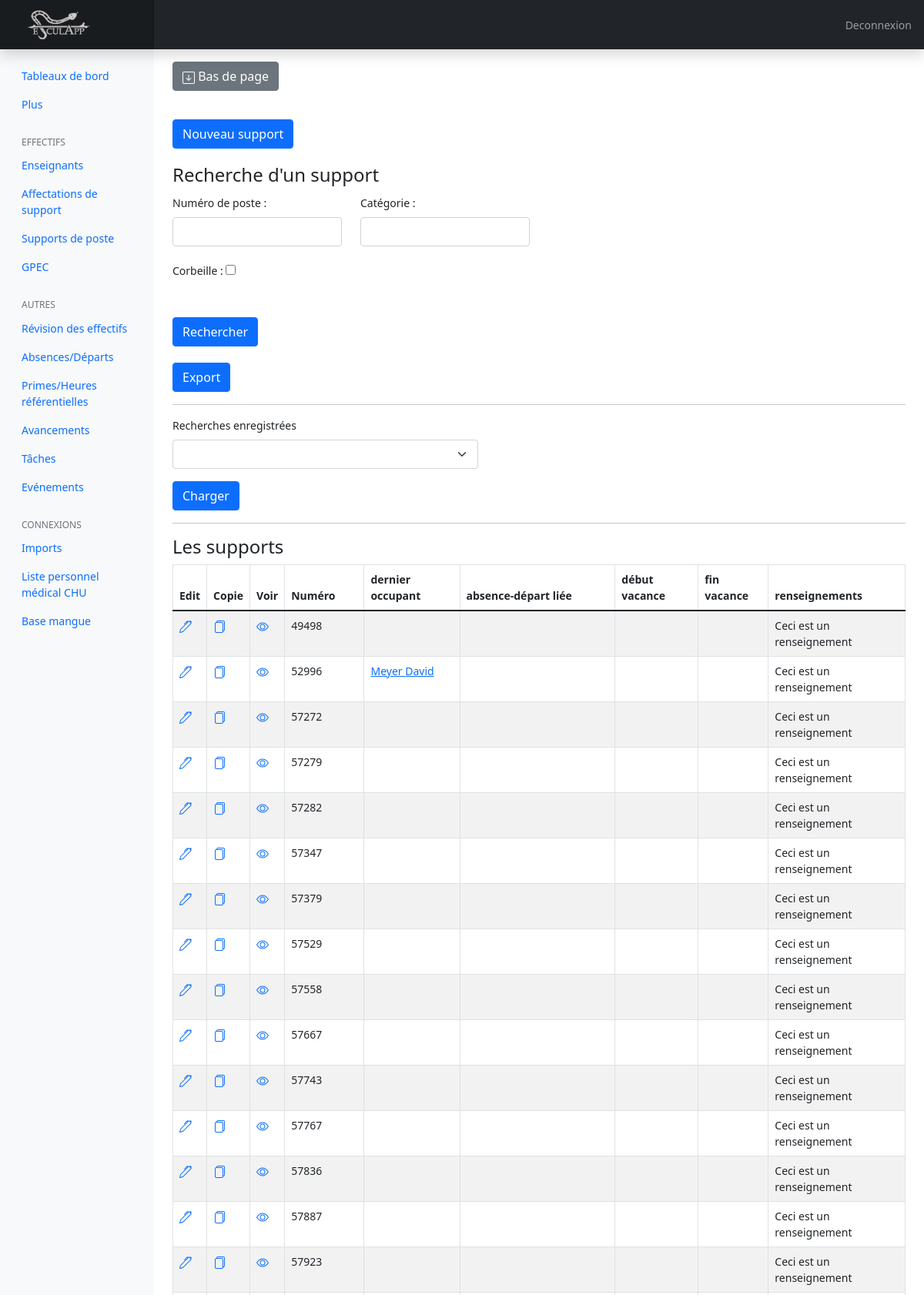
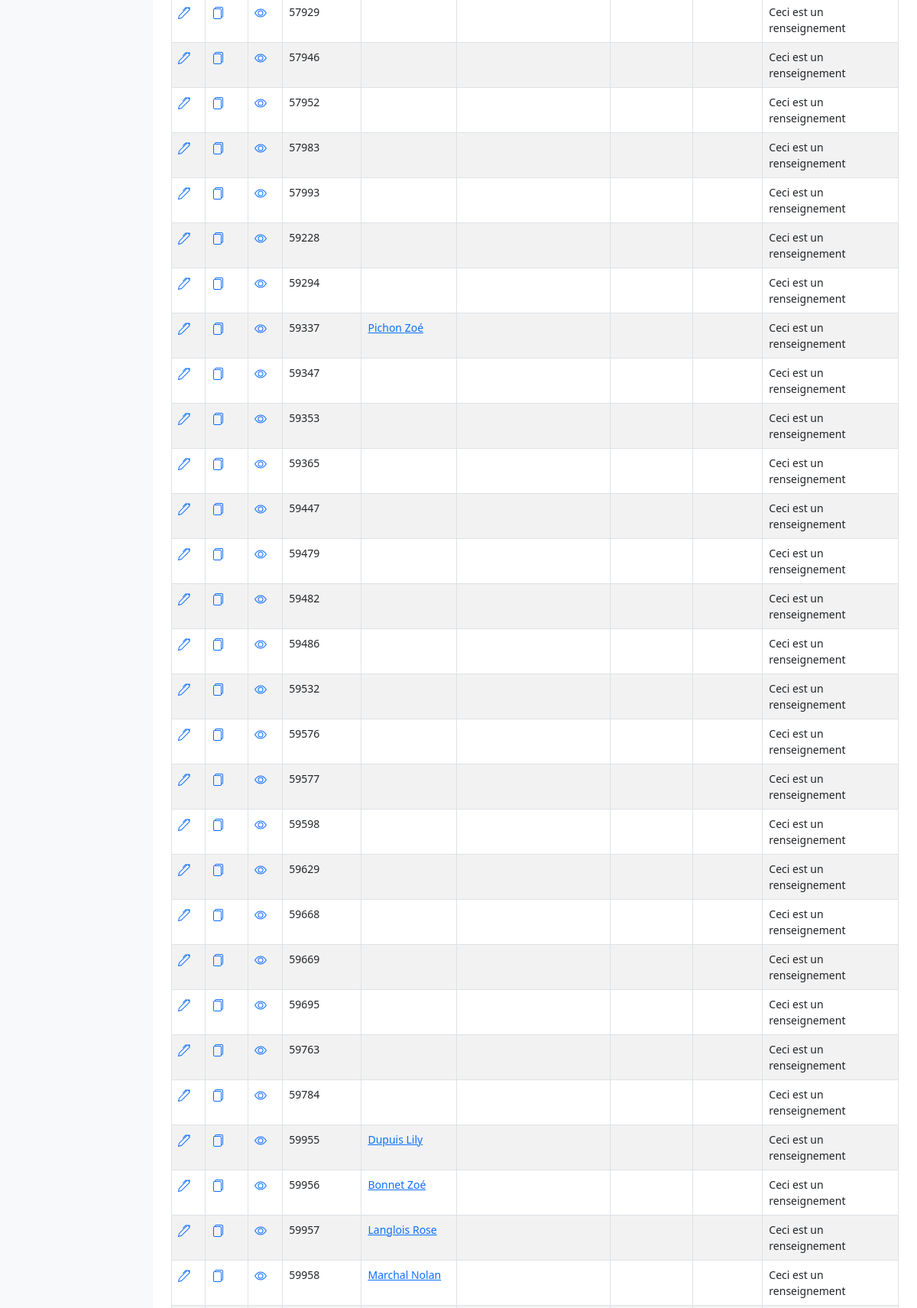
Screenshot of /index.php?action=allSupport (signed in, upper part) with the database file from the repository (2 pictures, top to bottom).
### tables this page shows
CREATE TABLE IF NOT EXISTS `support` (
  `identifiant` int(11) NOT NULL AUTO_INCREMENT,
  `numero_formate` varchar(150) DEFAULT NULL,
  `nature` varchar(150) DEFAULT NULL,
  `budget` varchar(150) DEFAULT NULL,
  `eotp` varchar(150) DEFAULT NULL,
  `quotite` decimal(10,0) DEFAULT NULL,
  `categorie` varchar(150) DEFAULT NULL,
  `Corbeille` varchar(150) DEFAULT NULL,
  `renseignement` varchar(1000) DEFAULT NULL,
  `date_blocage` date DEFAULT NULL,
  `date_liberation` date DEFAULT NULL,
  PRIMARY KEY (`identifiant`)
);

### controller/fronted2.php (called while the page is built, shortened)
<?php
require_once ('model/SupportManager.php');
function allSupport()
{
    $SupportManager = new SupportManager();
    $req = $SupportManager->getAllSupport('present');
    require ("view/fronted/listSupportView.php");
}

### model/Manager.php (called while the page is built, shortened)
<?php
class Manager
{
    public function selectSupportManager()
    {
        $selectSupportManager = '
            SELECT su.identifiant identifiant, su.numero_formate numero_formate, su.nature nature, su.budget budget, su.eotp eotp, su.quotite quotite, su.categorie categorie, su.corbeille etatCorbeille, su.prenom prenom, su.nom nom, su.absence_depart absence_depart_arrivee, su.debut debut, su.fin fin, supp.renseignement renseignement, su.identifiant_enseignant identifiant_enseignant, su.date_blocage date_blocage, su.date_liberation date_liberation
            FROM (
                    SELECT * FROM support supp
                    LEFT JOIN (
                            SELECT afs.support as support, e.prenom as prenom, e.nom as nom, abs.etat as absence_depart, e.date_dernier_changement as debut, e.fin_enseignant as fin, e.identifiant as identifiant_enseignant
                            FROM affectation_support afs
                            LEFT JOIN enseignants e ON afs.enseignant = e.identifiant
                            LEFT JOIN absence_depart_arrivee abs ON e.absence_depart_arrivee = abs.identifiant
                            INNER JOIN (
                                SELECT afs3.support as support3,
                                MAX(afs3.debut) as max_date3
                                FROM affectation_support afs3
                                GROUP BY support3 ) b
                            ON b.support3 = afs.support
                            WHERE b.max_date3 = afs.debut
                            ) afsd ON supp.identifiant = afsd.support
                        ) su
            LEFT JOIN support supp ON su.identifiant = supp.identifiant
        ';
        return $selectSupportManager;
    }
}

### model/SupportManager.php (called while the page is built, shortened)
<?php
require_once ('model/Manager.php');
class SupportManager extends mgmtHU\Model\Manager
{
    public function getAllSupport($corbeille)
    {
        $select = $this->selectSupportManager();
        $etatCorbeille = ($corbeille == "corbeille") ? 'su.Corbeille is not null' : 'su.Corbeille is null';
        $db = $this->dbConnect();
        $allSupport = $db->prepare('
            '.$select.'
            WHERE '.$etatCorbeille.'
            ORDER BY numero_formate
        ');
        $allSupport->execute(array());
        return $allSupport;
    }
}

### view/fronted/listSupportView.php (the view, shortened to what this page needs)
    <p>
    <a href="index.php?action=createSupport" class="btn btn-primary">Nouveau support</a>
    </p>
    <?php
    if (isset($search)){
        require("view/fronted/form/presearchSupportForm.php");
        echo
        '
        <p>
        <br>
        <a href="index.php?action=exportListSupport&corbeille=' . $corbeille . '&numero_formate=' . $numero_formate . '&categorie=' . $categorie . '" class="btn btn-primary">Export</a>
        </p>
        '
        ;
    }
    else {
        require("view/fronted/form/searchSupportForm.php");
        echo
        '
        <p>
        <br>
        <a href="index.php?action=exportAllSupport" class="btn btn-primary">Export</a>
        </p>
        '
        ;
    }
    require ("view/fronted/form/loadSearchSupportForm.php");
        echo '
       <hr>
       <table class="table table-bordered table-striped table-condensed">
        <h4>Les supports</h4>
       <thead>
          <tr>
                <th>Edit</th>
                <th>Copie</th>
                <th>Voir</th>
                <th>Numéro</th>
                <th>dernier occupant</th>
                <th>absence-départ liée</th>
                <th>début vacance</th>
                <th>fin vacance</th>
                <th>renseignements</th>
          </tr>
       </thead>
       <tbody>';
            while ($data = $req->fetch())
                {
                    if (isset($listIdentifiantSupportsFree)) {
                        $id_debut_vacance = array_search($data['identifiant'], array_column($listIdentifiantSupportsFree, "identifiant_support"));
                        $id_fin_vacance = array_search($data['identifiant'], array_column($listIdentifiantSupportsFree, "identifiant_support"));
                        $debut_vacance = $listIdentifiantSupportsFree[$id_debut_vacance] ["debut"];
                        $fin_vacance = $listIdentifiantSupportsFree[$id_fin_vacance] ["fin"];
                    }
                    else {
                        $debut_vacance = "";
                        $fin_vacance = "";
                    }
                    echo '<tr>
                <td><a href="index.php?action=editSupport&identifiant=' . $data['identifiant'] . '">
                </a>
                </td>
                <td><a href="index.php?action=copySupport&identifiant=' . $data['identifiant'] . '">
                </a>
                </td>
                <td><a href="index.php?action=support&identifiant=' . $data['identifiant'] . '">
                </a>
                </td>
                <td>' . $data['numero_formate'] . '</td>
                <td><a href="index.php?action=teacher&identifiant=' . $data['identifiant_enseignant'] . '">' . $data['nom'] . ' ' . $data['prenom'] . '</a></td>
                <td>' . $data['absence_depart_arrivee'] . '</td>
                <td>' . $debut_vacance . '</td>
                <td>' . $fin_vacance . '</td>
                <td>' . $data['renseignement'] . '</td>
                    </tr>';
                                }
        echo '</tbody></table>';
    ?>
<?php require('view/fronted/template/template.php'); ?>

### rows the page displays
support: numero_formate "49498", renseignement "Ceci est un renseignement"
support: numero_formate "52996", nom "Meyer", prenom "David", renseignement "Ceci est un renseignement"
support: numero_formate "57272", renseignement "Ceci est un renseignement"
support: numero_formate "57279", renseignement "Ceci est un renseignement"
support: numero_formate "57282", renseignement "Ceci est un renseignement"
support: numero_formate "57347", renseignement "Ceci est un renseignement"
support: numero_formate "57379", renseignement "Ceci est un renseignement"
support: numero_formate "57529", renseignement "Ceci est un renseignement"
support: numero_formate "57558", renseignement "Ceci est un renseignement"
support: numero_formate "57667", renseignement "Ceci est un renseignement"
support: numero_formate "57743", renseignement "Ceci est un renseignement"
support: numero_formate "57767", renseignement "Ceci est un renseignement"
support: numero_formate "57836", renseignement "Ceci est un renseignement"
support: numero_formate "57887", renseignement "Ceci est un renseignement"
support: numero_formate "57923", renseignement "Ceci est un renseignement"
support: numero_formate "57929", renseignement "Ceci est un renseignement"
support: numero_formate "57946", renseignement "Ceci est un renseignement"
support: numero_formate "57952", renseignement "Ceci est un renseignement"
support: numero_formate "57983", renseignement "Ceci est un renseignement"
support: numero_formate "57993", renseignement "Ceci est un renseignement"
support: numero_formate "59228", renseignement "Ceci est un renseignement"
support: numero_formate "59294", renseignement "Ceci est un renseignement"
support: numero_formate "59337", nom "Pichon", prenom "Zoé", renseignement "Ceci est un renseignement"
support: numero_formate "59347", renseignement "Ceci est un renseignement"
support: numero_formate "59353", renseignement "Ceci est un renseignement"
support: numero_formate "59365", renseignement "Ceci est un renseignement"
support: numero_formate "59447", renseignement "Ceci est un renseignement"
support: numero_formate "59479", renseignement "Ceci est un renseignement"
support: numero_formate "59482", renseignement "Ceci est un renseignement"
support: numero_formate "59486", renseignement "Ceci est un renseignement"
support: numero_formate "59532", renseignement "Ceci est un renseignement"
support: numero_formate "59576", renseignement "Ceci est un renseignement"
support: numero_formate "59577", renseignement "Ceci est un renseignement"
support: numero_formate "59598", renseignement "Ceci est un renseignement"
support: numero_formate "59629", renseignement "Ceci est un renseignement"
support: numero_formate "59668", renseignement "Ceci est un renseignement"
support: numero_formate "59669", renseignement "Ceci est un renseignement"
support: numero_formate "59695", renseignement "Ceci est un renseignement"
support: numero_formate "59763", renseignement "Ceci est un renseignement"
support: numero_formate "59784", renseignement "Ceci est un renseignement"
support: numero_formate "59955", nom "Dupuis", prenom "Lily", renseignement "Ceci est un renseignement"
support: numero_formate "59956", nom "Bonnet", prenom "Zoé", renseignement "Ceci est un renseignement"
support: numero_formate "59957", nom "Langlois", prenom "Rose", renseignement "Ceci est un renseignement"
support: numero_formate "59958", nom "Marchal", prenom "Nolan", renseignement "Ceci est un renseignement"
